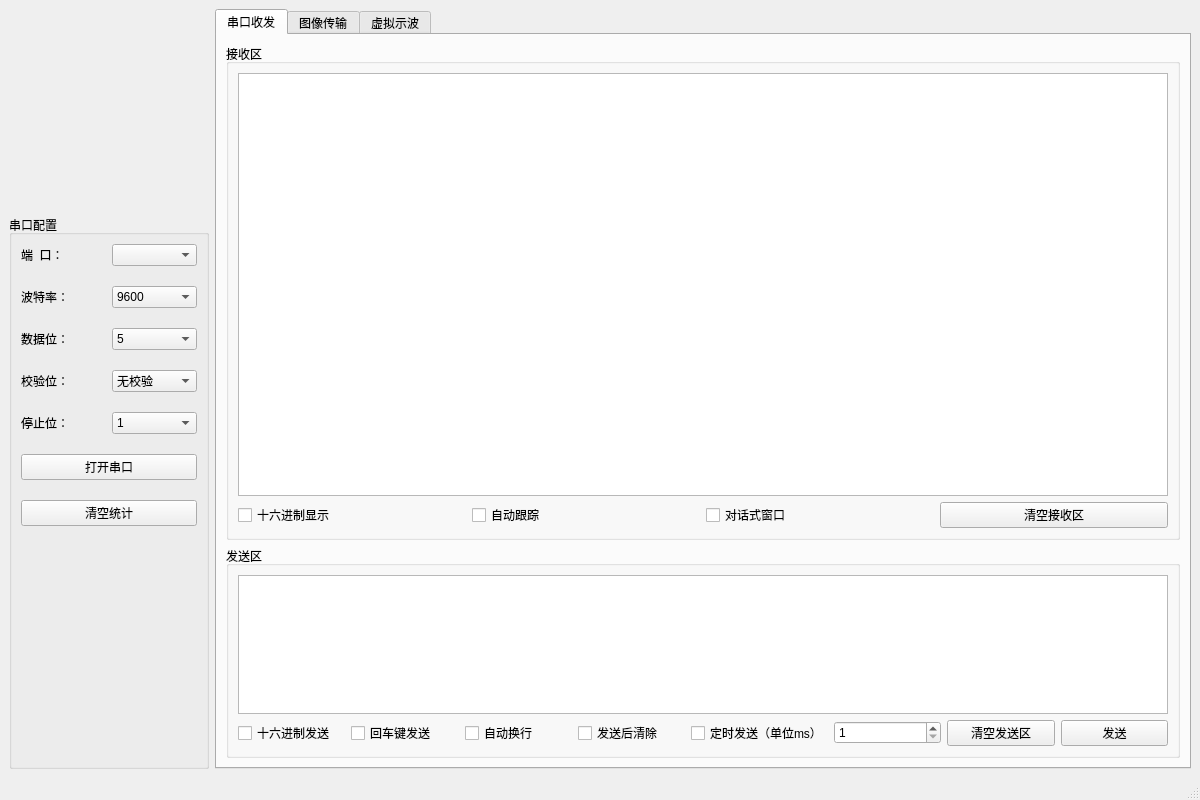
<?xml version="1.0" encoding="UTF-8"?>
<ui version="4.0">
 <class>MainWindow</class>
 <widget class="QMainWindow" name="MainWindow">
  <property name="geometry">
   <rect>
    <x>0</x>
    <y>0</y>
    <width>1200</width>
    <height>800</height>
   </rect>
  </property>
  <property name="windowTitle">
   <string>RLCOM</string>
  </property>
  <property name="windowIcon">
   <iconset resource="ICON/icon.qrc">
    <normaloff>:/new/prefix1/logo.png</normaloff>:/new/prefix1/logo.png</iconset>
  </property>
  <property name="autoFillBackground">
   <bool>true</bool>
  </property>
  <widget class="QWidget" name="centralwidget">
   <layout class="QGridLayout" name="gridLayout_4">
    <item row="0" column="0">
     <widget class="QLabel" name="LogoLab">
      <property name="sizePolicy">
       <sizepolicy hsizetype="Preferred" vsizetype="Preferred">
        <horstretch>200</horstretch>
        <verstretch>200</verstretch>
       </sizepolicy>
      </property>
      <property name="maximumSize">
       <size>
        <width>200</width>
        <height>200</height>
       </size>
      </property>
      <property name="autoFillBackground">
       <bool>false</bool>
      </property>
      <property name="text">
       <string/>
      </property>
      <property name="pixmap">
       <pixmap resource="ICON/icon.qrc">:/new/prefix1/logo.png</pixmap>
      </property>
      <property name="scaledContents">
       <bool>true</bool>
      </property>
     </widget>
    </item>
    <item row="1" column="0">
     <widget class="QGroupBox" name="ProtConfigure">
      <property name="minimumSize">
       <size>
        <width>200</width>
        <height>0</height>
       </size>
      </property>
      <property name="maximumSize">
       <size>
        <width>200</width>
        <height>16777215</height>
       </size>
      </property>
      <property name="title">
       <string>串口配置</string>
      </property>
      <layout class="QGridLayout" name="gridLayout">
       <property name="horizontalSpacing">
        <number>6</number>
       </property>
       <property name="verticalSpacing">
        <number>20</number>
       </property>
       <item row="3" column="1">
        <widget class="QComboBox" name="CheckBitCbox">
         <item>
          <property name="text">
           <string>无校验</string>
          </property>
         </item>
         <item>
          <property name="text">
           <string>偶校验</string>
          </property>
         </item>
         <item>
          <property name="text">
           <string>奇校验</string>
          </property>
         </item>
        </widget>
       </item>
       <item row="7" column="0" colspan="2">
        <spacer name="verticalSpacer">
         <property name="orientation">
          <enum>Qt::Vertical</enum>
         </property>
         <property name="sizeHint" stdset="0">
          <size>
           <width>20</width>
           <height>40</height>
          </size>
         </property>
        </spacer>
       </item>
       <item row="1" column="0">
        <widget class="QLabel" name="BaudLab">
         <property name="text">
          <string>波特率：</string>
         </property>
        </widget>
       </item>
       <item row="5" column="0" colspan="2">
        <widget class="QPushButton" name="SwitchPortPbtn">
         <property name="text">
          <string>打开串口</string>
         </property>
        </widget>
       </item>
       <item row="4" column="1">
        <widget class="QComboBox" name="StopBitCbox">
         <item>
          <property name="text">
           <string>1</string>
          </property>
         </item>
         <item>
          <property name="text">
           <string>2</string>
          </property>
         </item>
         <item>
          <property name="text">
           <string>1.5</string>
          </property>
         </item>
        </widget>
       </item>
       <item row="1" column="1">
        <widget class="QComboBox" name="BaudCbox">
         <item>
          <property name="text">
           <string>9600</string>
          </property>
         </item>
         <item>
          <property name="text">
           <string>19200</string>
          </property>
         </item>
         <item>
          <property name="text">
           <string>38400</string>
          </property>
         </item>
         <item>
          <property name="text">
           <string>57600</string>
          </property>
         </item>
         <item>
          <property name="text">
           <string>115200</string>
          </property>
         </item>
         <item>
          <property name="text">
           <string>460800</string>
          </property>
         </item>
         <item>
          <property name="text">
           <string>500000</string>
          </property>
         </item>
         <item>
          <property name="text">
           <string>576000</string>
          </property>
         </item>
         <item>
          <property name="text">
           <string>921600</string>
          </property>
         </item>
         <item>
          <property name="text">
           <string>1000000</string>
          </property>
         </item>
         <item>
          <property name="text">
           <string>1152000</string>
          </property>
         </item>
         <item>
          <property name="text">
           <string>1500000</string>
          </property>
         </item>
         <item>
          <property name="text">
           <string>2000000</string>
          </property>
         </item>
         <item>
          <property name="text">
           <string>2500000</string>
          </property>
         </item>
         <item>
          <property name="text">
           <string>3000000</string>
          </property>
         </item>
         <item>
          <property name="text">
           <string>3500000</string>
          </property>
         </item>
         <item>
          <property name="text">
           <string>4000000</string>
          </property>
         </item>
        </widget>
       </item>
       <item row="3" column="0">
        <widget class="QLabel" name="CheckBitLab">
         <property name="text">
          <string>校验位：</string>
         </property>
        </widget>
       </item>
       <item row="2" column="1">
        <widget class="QComboBox" name="DataBitCbox">
         <item>
          <property name="text">
           <string>5</string>
          </property>
         </item>
         <item>
          <property name="text">
           <string>6</string>
          </property>
         </item>
         <item>
          <property name="text">
           <string>7</string>
          </property>
         </item>
         <item>
          <property name="text">
           <string>8</string>
          </property>
         </item>
        </widget>
       </item>
       <item row="0" column="1">
        <widget class="QComboBox" name="PortCbox"/>
       </item>
       <item row="4" column="0">
        <widget class="QLabel" name="StopBitLab">
         <property name="text">
          <string>停止位：</string>
         </property>
        </widget>
       </item>
       <item row="2" column="0">
        <widget class="QLabel" name="DataBitLab">
         <property name="text">
          <string>数据位：</string>
         </property>
        </widget>
       </item>
       <item row="0" column="0">
        <widget class="QLabel" name="PortLab">
         <property name="text">
          <string>端  口：</string>
         </property>
        </widget>
       </item>
       <item row="6" column="0" colspan="2">
        <widget class="QPushButton" name="CleanStatsPbtn">
         <property name="text">
          <string>清空统计</string>
         </property>
        </widget>
       </item>
      </layout>
     </widget>
    </item>
    <item row="0" column="1" rowspan="2">
     <widget class="QTabWidget" name="TabWidget">
      <property name="currentIndex">
       <number>0</number>
      </property>
      <widget class="QWidget" name="Tab1">
       <attribute name="title">
        <string>串口收发</string>
       </attribute>
       <layout class="QVBoxLayout" name="verticalLayout">
        <item>
         <widget class="QGroupBox" name="ReceiveGbox">
          <property name="sizePolicy">
           <sizepolicy hsizetype="Preferred" vsizetype="Preferred">
            <horstretch>0</horstretch>
            <verstretch>7</verstretch>
           </sizepolicy>
          </property>
          <property name="title">
           <string>接收区</string>
          </property>
          <layout class="QGridLayout" name="gridLayout_2">
           <item row="1" column="0">
            <widget class="QCheckBox" name="HexShowCbox">
             <property name="text">
              <string>十六进制显示</string>
             </property>
            </widget>
           </item>
           <item row="1" column="1">
            <widget class="QCheckBox" name="AutoFollowCbox">
             <property name="text">
              <string>自动跟踪</string>
             </property>
            </widget>
           </item>
           <item row="1" column="2">
            <widget class="QCheckBox" name="TalkWindowCbox">
             <property name="text">
              <string>对话式窗口</string>
             </property>
            </widget>
           </item>
           <item row="1" column="3">
            <widget class="QPushButton" name="CleanReceivePbtn">
             <property name="text">
              <string>清空接收区</string>
             </property>
            </widget>
           </item>
           <item row="0" column="0" colspan="4">
            <widget class="QTextEdit" name="ReceiveTextEdit">
             <property name="lineWrapMode">
              <enum>QTextEdit::WidgetWidth</enum>
             </property>
             <property name="readOnly">
              <bool>true</bool>
             </property>
             <property name="textInteractionFlags">
              <set>Qt::NoTextInteraction</set>
             </property>
            </widget>
           </item>
          </layout>
         </widget>
        </item>
        <item>
         <widget class="QGroupBox" name="SendGbox">
          <property name="sizePolicy">
           <sizepolicy hsizetype="Preferred" vsizetype="Preferred">
            <horstretch>0</horstretch>
            <verstretch>3</verstretch>
           </sizepolicy>
          </property>
          <property name="title">
           <string>发送区</string>
          </property>
          <layout class="QGridLayout" name="gridLayout_3">
           <item row="1" column="7">
            <widget class="QPushButton" name="SendPbtn">
             <property name="text">
              <string>发送</string>
             </property>
            </widget>
           </item>
           <item row="1" column="1">
            <widget class="QCheckBox" name="EnterSendCBox">
             <property name="text">
              <string>回车键发送</string>
             </property>
            </widget>
           </item>
           <item row="1" column="5">
            <widget class="QSpinBox" name="TimeSBox">
             <property name="minimum">
              <number>1</number>
             </property>
             <property name="maximum">
              <number>5000</number>
             </property>
             <property name="value">
              <number>1</number>
             </property>
            </widget>
           </item>
           <item row="1" column="6">
            <widget class="QPushButton" name="CleanSendPbtn">
             <property name="text">
              <string>清空发送区</string>
             </property>
            </widget>
           </item>
           <item row="1" column="2">
            <widget class="QCheckBox" name="AutoEnterCBox">
             <property name="text">
              <string>自动换行</string>
             </property>
            </widget>
           </item>
           <item row="1" column="4">
            <widget class="QCheckBox" name="TimeSendCbox">
             <property name="text">
              <string>定时发送（单位ms）</string>
             </property>
            </widget>
           </item>
           <item row="1" column="0">
            <widget class="QCheckBox" name="HexSendCbox">
             <property name="text">
              <string>十六进制发送</string>
             </property>
            </widget>
           </item>
           <item row="1" column="3">
            <widget class="QCheckBox" name="SendCleanCbox">
             <property name="text">
              <string>发送后清除</string>
             </property>
            </widget>
           </item>
           <item row="0" column="0" colspan="8">
            <widget class="QTextEdit" name="SendTextEdit">
             <property name="acceptRichText">
              <bool>false</bool>
             </property>
            </widget>
           </item>
          </layout>
         </widget>
        </item>
       </layout>
      </widget>
      <widget class="QWidget" name="Tab2">
       <attribute name="title">
        <string>图像传输</string>
       </attribute>
       <layout class="QHBoxLayout" name="horizontalLayout">
        <item>
         <widget class="QGroupBox" name="groupBox">
          <property name="minimumSize">
           <size>
            <width>200</width>
            <height>0</height>
           </size>
          </property>
          <property name="maximumSize">
           <size>
            <width>200</width>
            <height>16777215</height>
           </size>
          </property>
          <property name="title">
           <string>图像配置</string>
          </property>
          <layout class="QGridLayout" name="gridLayout_5">
           <property name="verticalSpacing">
            <number>20</number>
           </property>
           <item row="3" column="0" colspan="2">
            <widget class="QCheckBox" name="GridCbox">
             <property name="text">
              <string>图像栅格</string>
             </property>
            </widget>
           </item>
           <item row="5" column="0" colspan="2">
            <spacer name="verticalSpacer_2">
             <property name="orientation">
              <enum>Qt::Vertical</enum>
             </property>
             <property name="sizeHint" stdset="0">
              <size>
               <width>20</width>
               <height>40</height>
              </size>
             </property>
            </spacer>
           </item>
           <item row="2" column="0">
            <widget class="QLabel" name="WidthLab">
             <property name="text">
              <string>Width：</string>
             </property>
            </widget>
           </item>
           <item row="2" column="1">
            <widget class="QLineEdit" name="WidthLedit">
             <property name="text">
              <string/>
             </property>
             <property name="alignment">
              <set>Qt::AlignCenter</set>
             </property>
            </widget>
           </item>
           <item row="4" column="0" colspan="2">
            <widget class="QPushButton" name="SwitchImagePbtn">
             <property name="text">
              <string>开始接收</string>
             </property>
            </widget>
           </item>
           <item row="0" column="0" colspan="2">
            <widget class="QComboBox" name="ImageModeCBox">
             <item>
              <property name="text">
               <string>灰度图</string>
              </property>
             </item>
             <item>
              <property name="text">
               <string>二值化图</string>
              </property>
             </item>
            </widget>
           </item>
           <item row="1" column="1">
            <widget class="QLineEdit" name="HeightLedit">
             <property name="alignment">
              <set>Qt::AlignCenter</set>
             </property>
            </widget>
           </item>
           <item row="1" column="0">
            <widget class="QLabel" name="HeightLab">
             <property name="text">
              <string>Height：</string>
             </property>
            </widget>
           </item>
          </layout>
         </widget>
        </item>
        <item>
         <widget class="QGroupBox" name="ImageGbox">
          <property name="title">
           <string>Image</string>
          </property>
          <layout class="QVBoxLayout" name="verticalLayout_2">
           <item>
            <widget class="QLabel" name="ImageLab">
             <property name="text">
              <string>Waiting......</string>
             </property>
             <property name="scaledContents">
              <bool>true</bool>
             </property>
             <property name="alignment">
              <set>Qt::AlignCenter</set>
             </property>
            </widget>
           </item>
          </layout>
         </widget>
        </item>
       </layout>
      </widget>
      <widget class="QWidget" name="Tab3">
       <attribute name="title">
        <string>虚拟示波</string>
       </attribute>
       <layout class="QGridLayout" name="gridLayout_7">
        <item row="1" column="1">
         <widget class="QCustomPlot" name="ChartWidget" native="true"/>
        </item>
        <item row="0" column="0" rowspan="2">
         <widget class="QGroupBox" name="WaveformConfigure">
          <property name="minimumSize">
           <size>
            <width>200</width>
            <height>0</height>
           </size>
          </property>
          <property name="maximumSize">
           <size>
            <width>200</width>
            <height>16777215</height>
           </size>
          </property>
          <property name="title">
           <string>波形配置</string>
          </property>
          <layout class="QGridLayout" name="gridLayout_8">
           <property name="verticalSpacing">
            <number>20</number>
           </property>
           <item row="1" column="1">
            <widget class="QComboBox" name="DataTypeCbox">
             <item>
              <property name="text">
               <string>uint8</string>
              </property>
             </item>
             <item>
              <property name="text">
               <string>uint16</string>
              </property>
             </item>
             <item>
              <property name="text">
               <string>uint32</string>
              </property>
             </item>
             <item>
              <property name="text">
               <string>int8</string>
              </property>
             </item>
             <item>
              <property name="text">
               <string>int16</string>
              </property>
             </item>
             <item>
              <property name="text">
               <string>int32</string>
              </property>
             </item>
             <item>
              <property name="text">
               <string>float</string>
              </property>
             </item>
             <item>
              <property name="text">
               <string>double</string>
              </property>
             </item>
            </widget>
           </item>
           <item row="0" column="1">
            <widget class="QSpinBox" name="ChannleSbox">
             <property name="minimum">
              <number>1</number>
             </property>
             <property name="maximum">
              <number>8</number>
             </property>
            </widget>
           </item>
           <item row="2" column="0" colspan="2">
            <widget class="QPushButton" name="SwitchWaveformPbtn">
             <property name="text">
              <string>开始接收</string>
             </property>
            </widget>
           </item>
           <item row="1" column="0">
            <widget class="QLabel" name="DataTypeLab">
             <property name="text">
              <string>数据类型：</string>
             </property>
            </widget>
           </item>
           <item row="0" column="0">
            <widget class="QLabel" name="ChannleLab">
             <property name="text">
              <string>通道数：</string>
             </property>
            </widget>
           </item>
           <item row="3" column="0" colspan="2">
            <spacer name="verticalSpacer_3">
             <property name="orientation">
              <enum>Qt::Vertical</enum>
             </property>
             <property name="sizeHint" stdset="0">
              <size>
               <width>20</width>
               <height>40</height>
              </size>
             </property>
            </spacer>
           </item>
          </layout>
         </widget>
        </item>
        <item row="0" column="1">
         <widget class="QGroupBox" name="ChartConfigure">
          <property name="minimumSize">
           <size>
            <width>0</width>
            <height>140</height>
           </size>
          </property>
          <property name="maximumSize">
           <size>
            <width>16777215</width>
            <height>140</height>
           </size>
          </property>
          <property name="title">
           <string>图表配置</string>
          </property>
          <layout class="QGridLayout" name="gridLayout_6">
           <item row="0" column="0">
            <widget class="QCheckBox" name="AdaptiveCbox">
             <property name="text">
              <string>自适应窗口</string>
             </property>
             <property name="checked">
              <bool>false</bool>
             </property>
            </widget>
           </item>
           <item row="0" column="1">
            <widget class="QCheckBox" name="ChartAutoFollowCbox">
             <property name="text">
              <string>自动跟踪</string>
             </property>
             <property name="checked">
              <bool>false</bool>
             </property>
            </widget>
           </item>
           <item row="0" column="2">
            <widget class="QPushButton" name="XaxisZoomPbtn">
             <property name="text">
              <string>X轴放大</string>
             </property>
            </widget>
           </item>
           <item row="0" column="3">
            <widget class="QPushButton" name="XaxisShrinkPbtn">
             <property name="text">
              <string>X轴缩小</string>
             </property>
            </widget>
           </item>
          </layout>
         </widget>
        </item>
       </layout>
      </widget>
     </widget>
    </item>
   </layout>
  </widget>
  <widget class="QStatusBar" name="statusbar"/>
 </widget>
 <customwidgets>
  <customwidget>
   <class>QCustomPlot</class>
   <extends>QWidget</extends>
   <header location="global">qcustomplot.h</header>
   <container>1</container>
  </customwidget>
 </customwidgets>
 <resources>
  <include location="ICON/icon.qrc"/>
 </resources>
 <connections/>
</ui>
